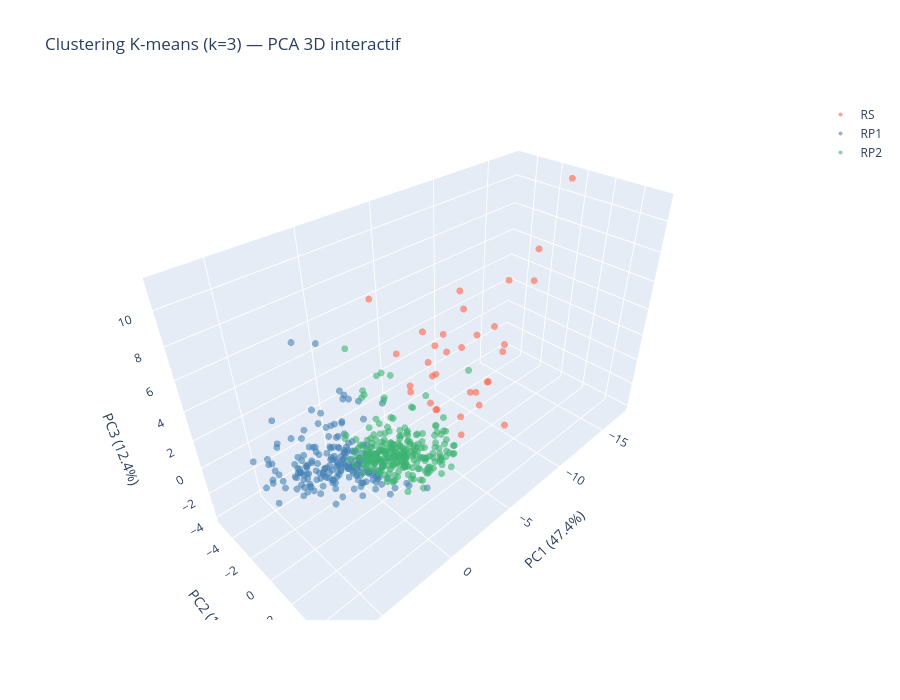

Here is the notebook cell this chart was saved with:
### Code cell
import plotly.graph_objects as go

pca3 = PCA(n_components=3)
X_3d = pca3.fit_transform(X)

colors = {'RS': 'tomato', 'RP1': 'steelblue', 'RP2': 'mediumseagreen'}

fig = go.Figure()

for label, color in colors.items():
    mask = features['label'] == label
    fig.add_trace(go.Scatter3d(
        x=X_3d[mask, 0],
        y=X_3d[mask, 1],
        z=X_3d[mask, 2],
        mode='markers',
        name=label,
        marker=dict(color=color, size=4, opacity=0.6)
    ))

fig.update_layout(
    title='Clustering K-means (k=3) — PCA 3D interactif',
    scene=dict(
        xaxis_title=f'PC1 ({pca3.explained_variance_ratio_[0]:.1%})',
        yaxis_title=f'PC2 ({pca3.explained_variance_ratio_[1]:.1%})',
        zaxis_title=f'PC3 ({pca3.explained_variance_ratio_[2]:.1%})',
    ),
    width=900, height=700
)

fig.show()

print(f"Variance expliquée cumulée (3 composantes) : {pca3.explained_variance_ratio_.sum():.1%}")

### Figure 1 — Plotly figure (JSON) as saved in the notebook; plotly's stock layout.template omitted (floating-point values rounded to 4 significant figures; data arrays with more than 128 entries replaced by an {"elided": "..."} marker saying what was removed)
{"data": [{"marker": {"color": "tomato", "opacity": 0.6, "size": 4}, "mode": "markers", "name": "RS", "type": "scatter3d", "x": [-5.239, -8.79, -5.979, -11.15, -4.974, -10.56, -11.65, -10.1, -6.253, -9.981, -4.166, -4.122, -5.812, -6.02, -7.635, -13.91, -8.521, -7.112, -6.514, -7.149, -8.906, -5.594, -17.32, -8.526, -4.36, -4.36, -10.8, -4.513, -6.006, -11.18, -6.891, -5.547, -7.029], "y": [-1.184, 2.051, 0.7096, -0.2432, -2.733, 0.2082, 1.405, -4.916, -2.029, -3.275, -5.301, -2.952, -1.325, 1.446, -4.367, -0.3532, -3.007, 0.8626, 0.3327, 1.787, 1.418, -1.715, -0.6115, 0.7114, -2.065, 0.2346, -3.669, 3.217, -1.385, -1.216, -0.1035, -1.01, 1.333], "z": [-0.41, -2.442, 4.378, 6.43, -0.2326, 2.178, 8.909, 0.8136, 0.7297, 4.953, 5.878, 3.042, 3.611, 1.482, 2.395, 5.318, 1.015, 4.781, -2.926, 1.831, 3.009, 2.294, 11.19, 0.5453, 0.9546, 3.058, 3.098, 3.305, -1.492, 2.636, -1.887, -1.047, -0.1558]}, {"marker": {"color": "steelblue", "opacity": 0.6, "size": 4}, "mode": "markers", "name": "RP1", "type": "scatter3d", "x": {"elided": "206 float values"}, "y": {"elided": "206 float values"}, "z": {"elided": "206 float values"}}, {"marker": {"color": "mediumseagreen", "opacity": 0.6, "size": 4}, "mode": "markers", "name": "RP2", "type": "scatter3d", "x": {"elided": "261 float values"}, "y": {"elided": "261 float values"}, "z": {"elided": "261 float values"}}], "layout": {"height": 700, "scene": {"xaxis": {"title": {"text": "PC1 (47.4%)"}}, "yaxis": {"title": {"text": "PC2 (13.9%)"}}, "zaxis": {"title": {"text": "PC3 (12.4%)"}}}, "title": {"text": "Clustering K-means (k=3) — PCA 3D interactif"}, "width": 900}}
